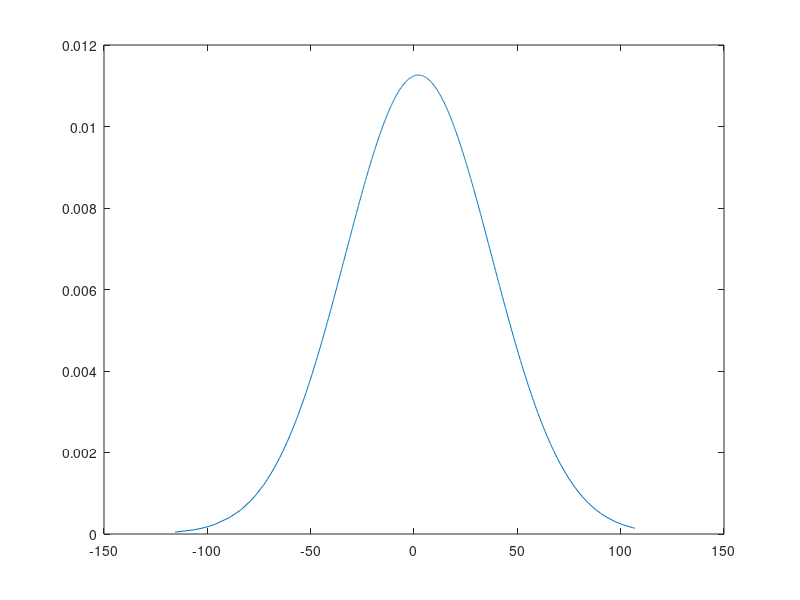
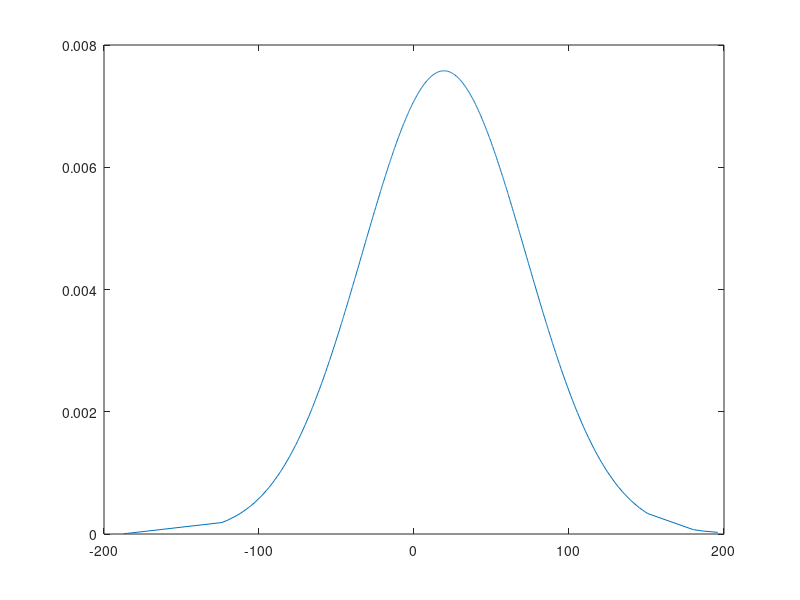

Here is the MATLAB script that generated these plots, in order:
clear;clc;
%get classification vectors
VARm = [480.364 801.4593 1.485e3 1.8991e3 520.3670 1.0589e3 2.475e3...
    1.0956e3 3.2548e3 1.0280e3 606.4708 67.1205 1.7991e3 1.2954e3];

MEANm = [-4.0092 -13.3986 16.1774 -13.6166 15.4945 23.9955 -11.1266...
    11.4183 -4.7598 -4.7315, 0.0459 -7.1776 1.5959 3.9563];

VARf = [5.5690e3 3.1736e3 824.7714 1.0764e3 1.8198e3 3.3274e3];

MEANf = [25.8136 11.7280 23.9641 7.4675 14.3271 22.8061];

Male1 = mean(MEANm);
Male2 = mean(VARm);

Female1 = mean(MEANf);
Female2 = mean(VARf);

%create a normal distribution from the mean and variance
ym = sqrt( Male2 ) .* randn(1000,1) + Male1;
yf = sqrt( Female2 ) .* randn(1000,1) + Female1;

ym = sort(ym,'ascend');
yf = sort(yf,'ascend');

normm = fitdist(ym,'Normal');
normf = fitdist(yf,'Normal');

distm = pdf(normm,ym);
distf = pdf(normf,yf);


figure(1)
plot(ym,distm)
figure(2)
plot(yf,distf)